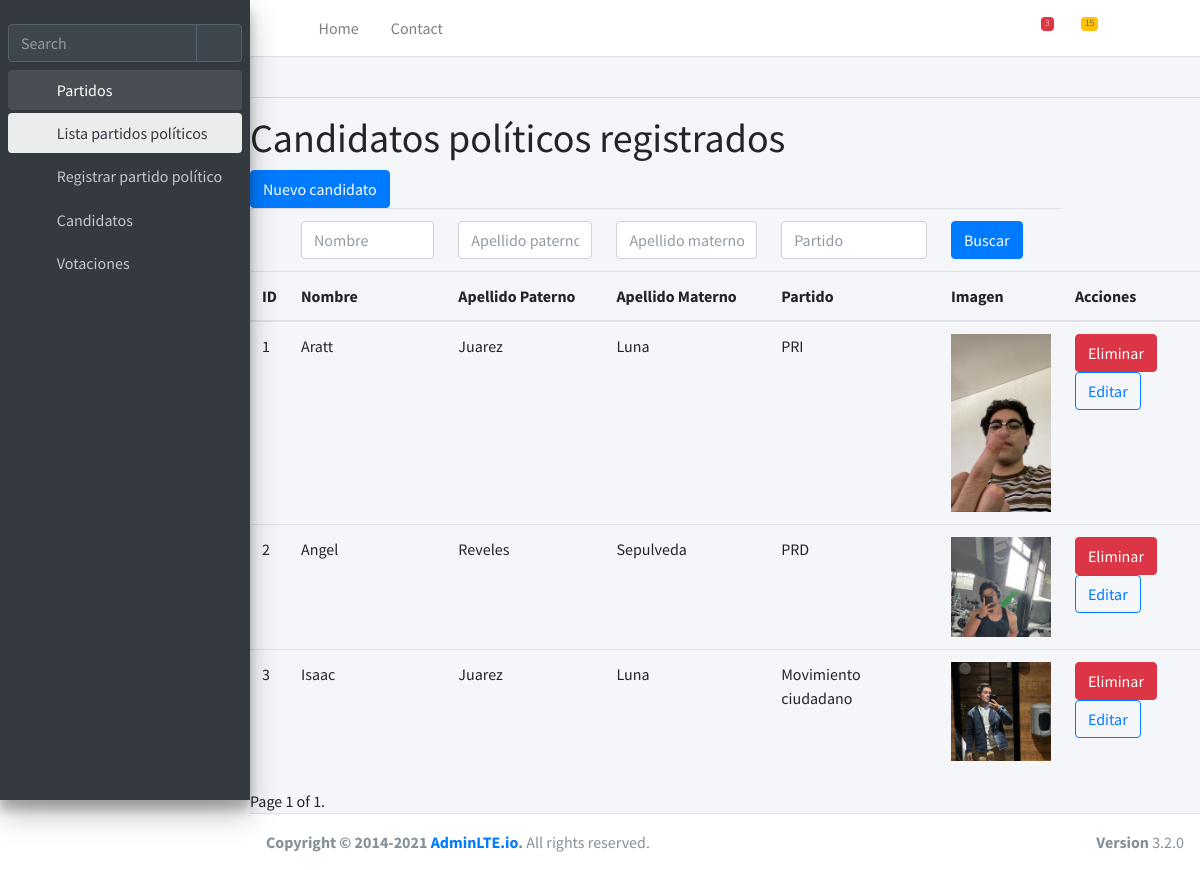
The page /candidatos/lista/ on the database its author committed.
### votacion/models.py (models this page shows, shortened)
class Candidato(models.Model):
    nombre = models.CharField(max_length=250)
    apellido_pat = models.CharField(max_length=250)
    apellido_mat = models.CharField(max_length=250)
    imagen = models.ImageField(upload_to="fotos", null=True, blank=True)
    partido = models.ForeignKey('votacion.Partido', verbose_name='Partido', on_delete=models.CASCADE)

class Partido(models.Model):
    nombre = models.CharField(max_length=250)
    descripcion = models.TextField("Descripción", null=True, blank=True)
    def __str__(self) -> str:
        return self.nombre

### votacion/views.py (the view)
def lista_candidatos(request):
    candidatos = Candidato.objects.all()
    if request.method == 'POST':
        form = FormFiltrosCandidato(request.POST)
        nombre = request.POST.get('nombre', None)
        apellido_pat = request.POST.get('apellido_pat', None)
        apellido_mat = request.POST.get('apellido_mat', None)
        partido = request.POST.get('partido', None)
        if nombre:
            candidatos = candidatos.filter(nombre__contains=nombre)
        if apellido_pat:
            candidatos = candidatos.filter(apellido_pat__contains=apellido_pat)
        if apellido_mat:
            candidatos = candidatos.filter(apellido_mat__contains=apellido_mat)
        if partido:
            candidatos = candidatos.filter(partido__contains=partido)
    else:
        form = FormFiltrosCandidato()
    cuantos = 3
    paginator = Paginator(candidatos, cuantos)
    page_number = request.GET.get('page')
    candidatos = paginator.get_page(page_number)
    context = {
        'candidatos': candidatos,
        'form': form,
        }
    return render(request, 'lista_candidatos.html', context)

### votacion/forms.py
class FormFiltrosCandidato(forms.Form):
    nombre = forms.CharField(
        required=False,
        widget=forms.TextInput(attrs={'placeholder': 'Nombre', 'class': 'form-control'}))
    apellido_pat = forms.CharField(
        required=False,
        widget=forms.TextInput(attrs={'placeholder': 'Apellido paterno', 'class': 'form-control'}))
    apellido_mat = forms.CharField(
        required=False,
        widget=forms.TextInput(attrs={'placeholder': 'Apellido materno', 'class': 'form-control'}))
    partido = forms.CharField(
        required=False,
        widget=forms.TextInput(attrs={'placeholder': 'Partido', 'class': 'form-control'}))

### votacion/templates/lista_candidatos.html (shortened to what this page needs)
{% extends 'base.html' %}
{% block contenido %}
<br>
<hr>
<body>
    <h1>Candidatos políticos registrados</h1>
    <a class="btn btn-primary" href="{% url 'nuevo_candidato' %}">Nuevo candidato</a>
    <form method="post" class="form">
        <table width="70%" class="table">
            <thead>
                <tr>
                    <td></td>
                    <td>{{form.nombre}}</td>
                    <td>{{form.apellido_pat}}</td>
                    <td>{{form.apellido_mat}}</td>
                    <td>{{form.partido}}</td>
                    <td>
                        <button class="btn btn-primary bt-sm" type="submit">Buscar</button>
                    </td>
                </tr>
                <tr>
                    <th>ID</th>
                    <th>Nombre</th>
                    <th>Apellido Paterno</th>
                    <th>Apellido Materno</th>
                    <th>Partido</th>
                    <th>Imagen</th>
                    <th>Acciones</th>
                </tr>
            </thead>
            <tbody>
                {% for candidato in candidatos %}
                    <tr>
                        <td>{{candidato.id}}</td>
                        <td>{{candidato.nombre}}</td>
                        <td>{{candidato.apellido_pat}}</td>
                        <td>{{candidato.apellido_mat}}</td>
                        <td>{{candidato.partido}}</td>
                        {% if candidato.imagen %}
                            <td><img src="{{ candidato.imagen.url }}" alt="{{candidato.imagen}}" width="100"></td>
                        {% else %}
                            <td>Sin imagen</td>
                        {% endif %}
                        <td>
                            <a href="{% url 'eliminar_candidato' candidato.id %}" class="btn btn-danger">Eliminar</a>
                            <a href="{% url 'editar_candidato' candidato.id %}" class="btn btn-outline-primary">Editar</a>
                        </td>
                    </tr>
                {% endfor %}
            </tbody>
        </table>
    </form>
    <div class="pagination">
        <span class="step-links">
            <span class="current">
                Page {{ candidatos.number }} of {{ candidatos.paginator.num_pages }}.
            </span>
        </span>
    </div>
</body>
{% endblock contenido %}

### votacion/templates/base.html (shortened to what this page needs)
{% load static %}
<!DOCTYPE html>
<html lang="en">
<head>
  <link rel="stylesheet" href="{% static  'css/all.min.css' %}">
  <link rel="stylesheet" href="https://code.ionicframework.com/ionicons/2.0.1/css/ionicons.min.css">
  <link rel="stylesheet" href="{% static 'css/tempusdominus-bootstrap-4.min.css' %}">
  <link rel="stylesheet" href="{% static 'css/icheck-bootstrap.min.css' %}">
  <link rel="stylesheet" href="{% static 'css/jqvmap.min.css' %}">
  <link rel="stylesheet" href="{% static 'css/adminlte.min.css' %}">
  <link rel="stylesheet" href="{% static 'css/OverlayScrollbars.min.css' %}">
  <link rel="stylesheet" href="{% static 'css/daterangepicker.css' %}">
  <link rel="stylesheet" href="{% static 'css/summernote-bs4.min.css' %}">
</head>
<body class="hold-transition sidebar-mini layout-fixed">
<div class="wrapper">
  <nav class="main-header navbar navbar-expand navbar-white navbar-light">
    <ul class="navbar-nav">
      <li class="nav-item">
        <a class="nav-link" data-widget="pushmenu" href="#" role="button"><i class="fas fa-bars"></i></a>
      </li>
      <li class="nav-item d-none d-sm-inline-block">
        <a href="{% url 'bienvenida' %}" class="nav-link">Home</a>
      </li>
      <li class="nav-item d-none d-sm-inline-block">
        <a href="#" class="nav-link">Contact</a>
      </li>
    </ul>
    <ul class="navbar-nav ml-auto">
      <li class="nav-item">
        <a class="nav-link" data-widget="navbar-search" href="#" role="button">
          <i class="fas fa-search"></i>
        </a>
      </li>
      <li class="nav-item dropdown">
        <a class="nav-link" data-toggle="dropdown" href="#">
          <i class="far fa-comments"></i>
          <span class="badge badge-danger navbar-badge">3</span>
        </a>
      </li>
      <li class="nav-item dropdown">
        <a class="nav-link" data-toggle="dropdown" href="#">
          <span class="badge badge-warning navbar-badge">15</span>
        </a>
      </li>
      <li class="nav-item">
        <a class="nav-link" data-widget="fullscreen" href="#" role="button">
          <i class="fas fa-expand-arrows-alt"></i>
        </a>
      </li>
      <li class="nav-item">
        <a class="nav-link" data-widget="control-sidebar" data-controlsidebar-slide="true" href="#" role="button">
          <i class="fas fa-th-large"></i>
        </a>
      </li>
    </ul>
  </nav>
  <aside class="main-sidebar sidebar-dark-primary elevation-4">
    <br>
    <div class="sidebar">
      <div class="form-inline">
        <div class="input-group" data-widget="sidebar-search">
          <input class="form-control form-control-sidebar" type="search" placeholder="Search" aria-label="Search">
          <div class="input-group-append">
            <button class="btn btn-sidebar">
              <i class="fas fa-search fa-fw"></i>
            </button>
          </div>
        </div>
      </div>
      <nav class="mt-2">
        <ul class="nav nav-pills nav-sidebar flex-column" data-widget="treeview" role="menu" data-accordion="false">
          <li class="nav-item menu-open">
            <a href="#" class="nav-link">
              <i class="nav-icon fas fa-tachometer-alt"></i>
              <p>
                Partidos
                <i class="right fas fa-angle-left"></i>
              </p>
            </a>
            <ul class="nav nav-treeview">
              <li class="nav-item">
                <a href="{% url 'lista_partidos' %}" class="nav-link active">
                  <i class="far fa-circle nav-icon"></i>
                  <p>Lista partidos políticos</p>
                </a>
              </li>
              <li class="nav-item">
                <a href="{% url 'nuevo_partido' %}" class="nav-link">
                  <i class="far fa-circle nav-icon"></i>
                  <p>Registrar partido político</p>
                </a>
              </li>
            </ul>
          </li>
          <li class="nav-item">
            <a href="#" class="nav-link">
              <i class="nav-icon fas fa-copy"></i>
              <p>
                Candidatos
                <i class="fas fa-angle-left right"></i>
              </p>
            </a>
          </li>
          <li class="nav-item">
            <a href="#" class="nav-link">
              <i class="nav-icon fas fa-copy"></i>
              <p>
                Votaciones
                <i class="fas fa-angle-left right"></i>
              </p>
            </a>
          </li>
      </nav>
    </div>
  </aside>
  <div class="content-wrapper">
    {% block contenido%}
    {% endblock contenido%}
  </div>
  <footer class="main-footer">
    <strong>Copyright &copy; 2014-2021 <a href="https://adminlte.io">AdminLTE.io</a>.</strong>
    All rights reserved.
    <div class="float-right d-none d-sm-inline-block">
      <b>Version</b> 3.2.0
    </div>
  </footer>
</div>
</body>
</html>

### rows shown on the page
Candidato: id "1", nombre "Aratt", apellido_pat "Juarez", apellido_mat "Luna", partido "PRI", imagen (picture)
Candidato: id "2", nombre "Angel", apellido_pat "Reveles", apellido_mat "Sepulveda", partido "PRD", imagen (picture)
Candidato: id "3", nombre "Isaac", apellido_pat "Juarez", apellido_mat "Luna", partido "Movimiento ciudadano", imagen (picture)

### other values the page prints
{{ candidatos.number }} "1"
{{ candidatos.paginator.num_pages }} "1"
